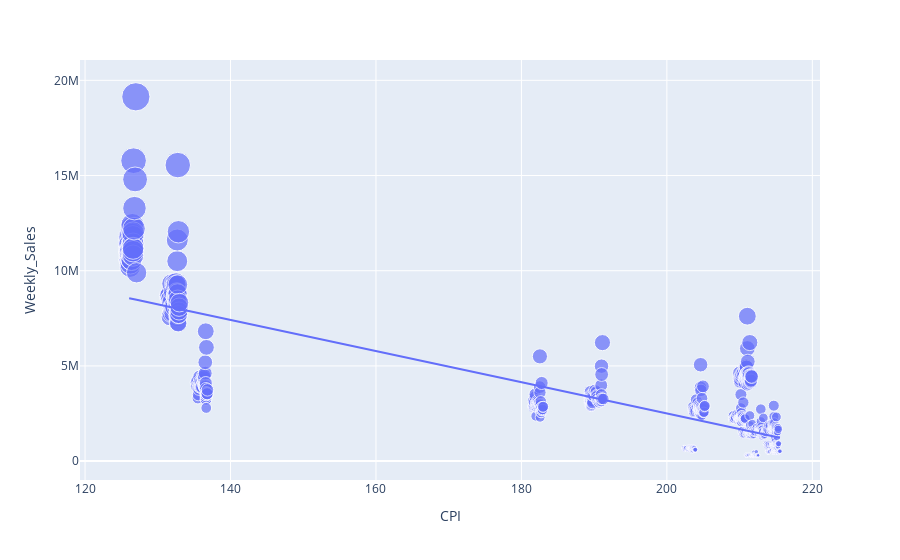

Notebook code cell kept with this figure:
### Markdown cell above
Is there a relation between CPI and Sales variables?

### Code cell
tmp = df.query('year==2010').groupby('CPI').agg(Weekly_Sales = ('Weekly_Sales', 'sum') ).reset_index()
fig = px.scatter(tmp, x='CPI', y="Weekly_Sales", size='Weekly_Sales', trendline="ols")# for variable in dependent_variables]
fig.show()

### Figure 1 — Plotly figure (JSON) as saved in the notebook; plotly's stock layout.template omitted (floating-point values rounded to 4 significant figures; data arrays with more than 128 entries replaced by an {"elided": "..."} marker saying what was removed)
{"data": [{"hovertemplate": "CPI=%{x}<br>Weekly_Sales=%{marker.size}<extra></extra>", "legendgroup": "", "marker": {"color": "#636efa", "size": {"elided": "720 float values"}, "sizemode": "area", "sizeref": 47840.0, "symbol": "circle"}, "mode": "markers", "name": "", "orientation": "v", "showlegend": false, "type": "scatter", "x": {"elided": "720 float values"}, "xaxis": "x", "y": {"elided": "720 float values"}, "yaxis": "y"}, {"hovertemplate": "<b>OLS trendline</b><br>Weekly_Sales = -81880.2 * CPI + 1.88808e+07<br>R<sup>2</sup>=0.688319<br><br>CPI=%{x}<br>Weekly_Sales=%{y} <b>(trend)</b><extra></extra>", "legendgroup": "", "marker": {"color": "#636efa", "symbol": "circle"}, "mode": "lines", "name": "", "showlegend": false, "type": "scatter", "x": {"elided": "720 float values"}, "xaxis": "x", "y": {"elided": "720 float values"}, "yaxis": "y"}], "layout": {"legend": {"itemsizing": "constant", "tracegroupgap": 0}, "margin": {"t": 60}, "xaxis": {"anchor": "y", "domain": [0, 1], "title": {"text": "CPI"}}, "yaxis": {"anchor": "x", "domain": [0, 1], "title": {"text": "Weekly_Sales"}}}}
